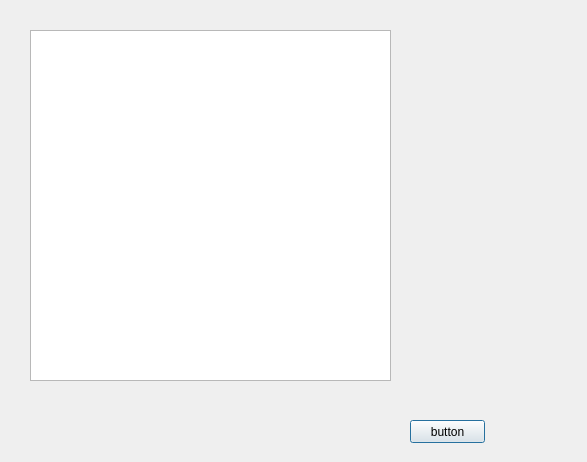
<?xml version="1.0" encoding="UTF-8"?>
<ui version="4.0">
 <class>Dialog</class>
 <widget class="QDialog" name="Dialog">
  <property name="geometry">
   <rect>
    <x>0</x>
    <y>0</y>
    <width>587</width>
    <height>462</height>
   </rect>
  </property>
  <property name="windowTitle">
   <string>Dialog</string>
  </property>
  <widget class="QTableView" name="tableView">
   <property name="geometry">
    <rect>
     <x>30</x>
     <y>30</y>
     <width>361</width>
     <height>351</height>
    </rect>
   </property>
  </widget>
  <widget class="QPushButton" name="button">
   <property name="geometry">
    <rect>
     <x>410</x>
     <y>420</y>
     <width>75</width>
     <height>23</height>
    </rect>
   </property>
   <property name="text">
    <string>button</string>
   </property>
  </widget>
 </widget>
 <resources/>
 <connections/>
</ui>
